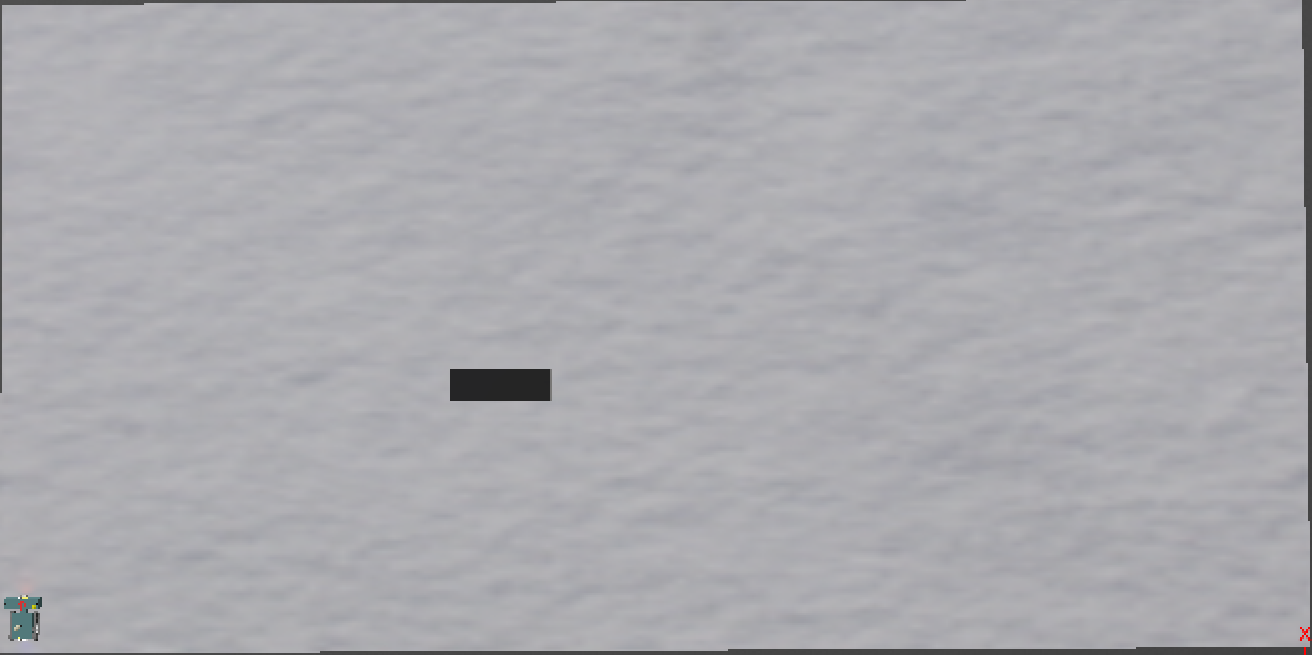
#> input picture Simulation/old_versions/Scenario_1/Coverage_Planning/files/sim_lot.png, 1312 x 655 px
$ python image_to_binary_map.py --image sim_lot.png
#> lines starting #> are read from the running program, lines starting #| are printed output that depends on the picture
# - Create binary map from image
## python3 image_to_binary_map.py --image sim_lot.png

# https://stackoverflow.com/questions/50234485/drawing-rectangle-in-opencv-python/50235566
# https://stackoverflow.com/questions/50368683/set-white-color-outside-boundingbox-python-opencv

# Engineer(s): V. J. Hansen
# Version: 1.3
# Date: 18.05.2020

import cv2, argparse, os
import numpy as np

# - initialize the list of reference point
ref_point = []

def shape_selection(event, x, y, flags, param):
    # grab references to the global variables
    global ref_point, crop

    # left mouse button clicked, record the starting (x, y)-coordinates and indicate that cropping is being performed
    if event == cv2.EVENT_LBUTTONDOWN:
        ref_point = [(x, y)]

    # left mouse button released
    elif event == cv2.EVENT_LBUTTONUP:
        # record the ending (x, y)-coordinates and indicate that the cropping operation is finished
        ref_point.append((x, y))

        # draw a rectangle around the region of interest (roi)
        x1, y1 = ref_point[0]
        x2, y2 = ref_point[1]
        roi = image[y1:y2, x1:x2]
        cv2.rectangle(image, ref_point[0], ref_point[1], (0, 0, 0), -10)
        white_bg[y1:y2, x1:x2] = roi
        cv2.imshow("image", image)

ap = argparse.ArgumentParser()
ap.add_argument("-i", "--image", required=True, help="Path to the image")
args = vars(ap.parse_args())

# load image, clone it, and initialize mouse callback function
image = cv2.imread(args["image"])
#> image is the input picture: shape (655, 1312, 3); mean B, G, R 175.2, 170.7, 170.9
white_bg = 255*np.ones_like(image)
clone = image.copy()
clonew_bg = white_bg.copy()
cv2.namedWindow("image", cv2.WINDOW_NORMAL)
cv2.setMouseCallback("image", shape_selection)
cwd = os.getcwd()
print("Drag a rectangle to cover the obstacles")
print("Press 'r' to reset")
print("Press 'v' to view binary map")
print("Press 'q' to save image and quit")

# keep looping until 'q'-key is pressed
while True:
    # display image and wait for a keypress
    cv2.imshow("image", image)
    key = cv2.waitKey(1) & 0xFF
#> (key q is pressed here)

    # press 'r' to reset the window
    if key == ord("r"):
        image = clone.copy()
        white_bg = clonew_bg.copy()
    # press 'v' to view binary map
    if key == ord("v"):
        cv2.namedWindow("binary map", cv2.WINDOW_NORMAL)
        cv2.imshow('binary map', white_bg)
    # press 'q' to quit
    elif key == ord("q"):
        resized_img = cv2.resize(white_bg, (251, 221)) # resize image
#> white_bg: shape (655, 1312, 3); every value is 255
        # add black border to resized image (the border is needed for the BCD to set the boundary of our area)
        bordersize = 1
        border = cv2.copyMakeBorder(
                        resized_img,
                        top = bordersize,
                        bottom = bordersize,
                        left = bordersize,
                        right = bordersize,
                        borderType = cv2.BORDER_CONSTANT,
                        value = [0,0,0] # black
        )
#> resized_img: shape (221, 251, 3); every value is 255
        cv2.imwrite("new_map.png", border)
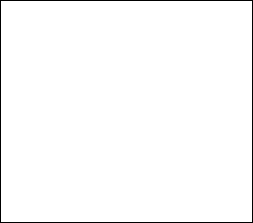
#> saved as new_map.png: shape (223, 253, 3); 98.3% white; black in thin lines or dots
        print('Successfully saved')
        break
cv2.destroyAllWindows()
